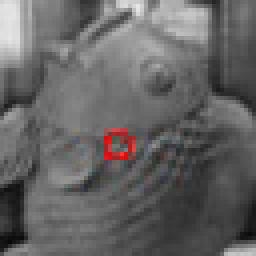
#> input picture fish.png, 64 x 64 px (shown 4 times larger)
$ jupyter execute --allow-errors 'Без названия.ipynb'   (shell and % lines are left out)
#> lines starting #> are read from the running program, lines starting #| are printed output that depends on the picture
[cell 1]
import os
import numpy as np
import matplotlib.pyplot as plt
import cv2

[cell 2]
img = cv2.imread('fish.png')
#> img is the input picture: shape (64, 64, 3); mean B, G, R 99.9, 99.8, 101.3
img = cv2.cvtColor(img, cv2.COLOR_BGR2RGB)

plt.imshow(img)
plt.show()
img = cv2.cvtColor(img, cv2.COLOR_BGR2GRAY)
#> img: shape (64, 64)

# Фильтр - сама картинка

[cell 3]
img_fft = np.fft.fft2(img)
correl_fft = img_fft * np.conj(img_fft)
correl = np.fft.ifft2(correl_fft)
correl = np.fft.fftshift(correl)
correl_view = np.abs(correl)
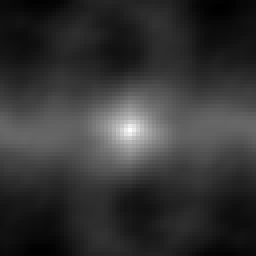
#> correl_view: shape (64, 64) float64 (shown 4 times larger); min 39588938, max 46383729, mean 40974201.2; drawn with min black and max white

plt.imshow(correl_view)
plt.title('Корреляционная матрица')
plt.show()

# Фильтр - предобработанная картинка

[cell 4]
def preprocess(image):
    image = image.astype('float32')

    # Логарифм для увеличения чувствительности к тёмным оттенкам
    image = np.log(1 + image)
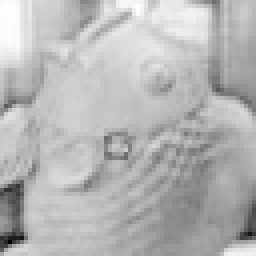
#> image: shape (64, 64) float32 (shown 4 times larger); min 2.3, max 5.44, mean 4.55; drawn with min black and max white

    # Нормализация до среднего арифметического 0 и нормы 1
    mu = np.mean(image)
#> mu = 4.55
    sigma = np.std(image - mu)
#> sigma = 0.385
    image = (image - mu) / sigma

    def sin2dwin(z):
        """ Создаёт маску 'виньетки' для изображения """
        xaxis = np.arange(z.shape[0])
#> xaxis = 64 values from 0 to 63
        yaxis = np.arange(z.shape[1])
#> yaxis = 64 values from 0 to 63
        x, y = np.meshgrid(xaxis, yaxis)
        wx = np.pi / x.shape[0]
#> wx = 0.0491
        wy = np.pi / x.shape[1]
#> wy = 0.0491
        return np.sin(wx * x) * np.sin(wy * y)

    # Добавляем 'виньетку'
    window = sin2dwin(image)
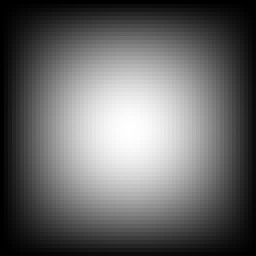
#> window: shape (64, 64) float64 (shown 4 times larger); min 0, max 1, mean 0.405
    image *= window
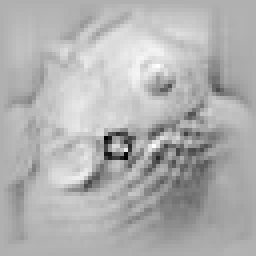
#> image: shape (64, 64) float32 (shown 4 times larger); min -2.25, max 0.998, mean 0.00717; drawn with min black and max white

    return image

[cell 5]
preprocessed_img = preprocess(img)

plt.imshow(preprocessed_img, cmap='gray')
plt.show()

[cell 6]
img_fft = np.fft.fft2(img)
preprocessed_img_fft = np.fft.fft2(preprocessed_img)
correl_fft = img_fft * np.conj(preprocessed_img_fft)
correl = np.fft.ifft2(correl_fft)
correl = np.fft.fftshift(correl)
correl_view = np.abs(correl)
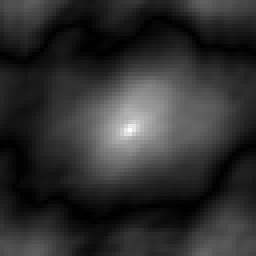
#> correl_view: shape (64, 64) float64 (shown 4 times larger); min 6.48, max 39306.4, mean 7396.3; drawn with min black and max white

plt.imshow(correl_view)
plt.title('Корреляционная матрица')
plt.show()

# Фильтр - фильтр

[cell 7]
def get_desired_correl(image_resolution, sigma=2.0):
    """ Генерирует g с плотным (sigma=2.0) пиком гаусовой формы в центре """
    xaxis = np.arange(image_resolution[0])
    yaxis = np.arange(image_resolution[1])
    x, y = np.meshgrid(xaxis, yaxis)

    center = 0.5 * image_resolution
    norm1 = 1 / np.sqrt(2 * np.pi * sigma)
    norm2 = 1 / (2 * sigma ** 2)
    desired_correl = norm1 * np.exp(-(np.square(x - center[0]) + np.square(y - center[1])) * norm2)

    return desired_correl

[cell 8]
img_resolution = np.array(img.shape)
#> img_resolution = [64, 64]
desired_output = get_desired_correl(img_resolution)

plt.imshow(desired_output)
plt.title('Желаемый g')
plt.show()

[cell 9]
desired_output_fft = np.fft.fft2(desired_output)
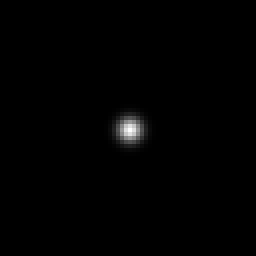
#> desired_output: shape (64, 64) float64 (shown 4 times larger); min 1.87e-112, max 0.282, mean 0.00173; drawn with min black and max white
img_fft = np.fft.fft2(img)
filter_conj_fft = desired_output_fft / img_fft

output_fft = img_fft * filter_conj_fft
output = np.fft.ifft2(output_fft)
# output = np.fft.fftshift(output)
output_view = np.abs(output)

plt.imshow(output_view)
plt.title('Корреляционная матрица')
plt.show()

# Работа с видео

## Без предобработки

[cell 10]
cap = cv2.VideoCapture('test video 464x464.mp4')

retval, first_frame = cap.read()
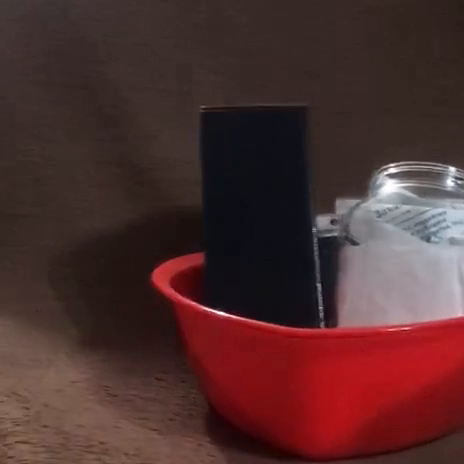
#> input picture frame 29 of test video 464x464.mp4, 464 x 464 px
#> first_frame is the input picture: shape (464, 464, 3); mean B, G, R 46, 46.8, 78
first_frame = cv2.cvtColor(first_frame, cv2.COLOR_BGR2GRAY)
#> first_frame: shape (464, 464)

plt.imshow(first_frame, cmap='gray')
plt.title('Первый кадр')
plt.show()

[cell 11]
resolution = np.array(first_frame.shape)
#> resolution = [464, 464]
desired_output = get_desired_correl(resolution)

plt.imshow(desired_output)
plt.title('Желаемый g')
plt.show()
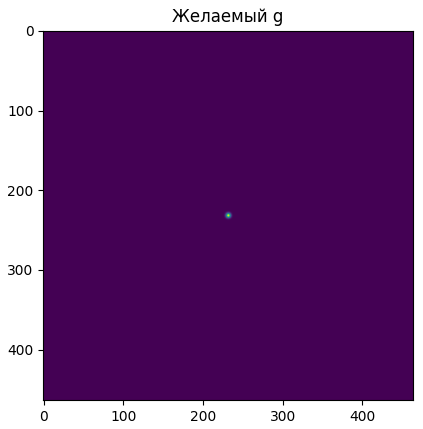
#> figure drawn by matplotlib, 1 panel

[cell 12]
# находим H*
desired_output_fft = np.fft.fft2(desired_output)
#> desired_output: shape (464, 464) float64
first_frame_fft = np.fft.fft2(first_frame)
filter_conj_fft = desired_output_fft / first_frame_fft

[cell 13]
output_fft = first_frame_fft * filter_conj_fft
output = np.fft.ifft2(output_fft)
output_view = np.abs(output)
#> output_view: shape (464, 464) float64

plt.imshow(output_view)
plt.title('Корреляционная матрица')
plt.show()

[cell 14]
retval, second_frame = cap.read()
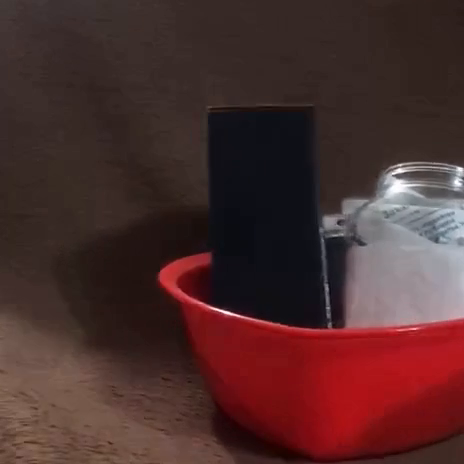
#> input picture frame 30 of test video 464x464.mp4, 464 x 464 px
#> second_frame is the input picture: shape (464, 464, 3); mean B, G, R 44.2, 45.3, 75.6
second_frame = cv2.cvtColor(second_frame, cv2.COLOR_BGR2GRAY)
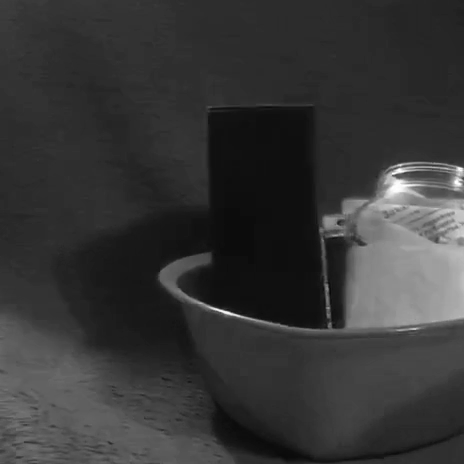
#> second_frame: shape (464, 464); min 9, max 255, mean 54.2

second_frame_fft = np.fft.fft2(second_frame)

output_fft = second_frame_fft * filter_conj_fft
output = np.fft.ifft2(output_fft)
output_view = np.abs(output)

plt.imshow(output_view)
plt.title('Корреляционная матрица')
plt.show()

[cell 15]
def get_filter_conj(frame):
    resolution = np.array(frame.shape)
#> resolution = [464, 464]
    desired_correl = get_desired_correl(resolution)  # получаем желаемую корреляцию
    desired_correl_fft = np.fft.fft2(desired_correl)
    frame_fft = np.fft.fft2(frame)
    filter_conj_fft = desired_correl_fft / frame_fft  # нашли комплексное сопряжение фильтра
    return filter_conj_fft

[cell 16]
path = 'correlations'
#> (the rest of this cell did not finish here and is left out)

[cell 17]
cap = cv2.VideoCapture('test video 464x464.mp4')  # создаём объект захвата видео

# получаем комплексное сопряжение фильтра для первого кадра
retval, frame = cap.read()  # читаем первый кадр
frame = cv2.cvtColor(frame, cv2.COLOR_BGR2GRAY)  # конвертируем в оттенки серого
filter_conj_fft = get_filter_conj(frame)  # вычисляем комплексное сопряжение фильтра

cap = cv2.VideoCapture('test video 464x464.mp4')  # создаём объект захвата видео
i = 0
shifts = []
while True:
    retval, frame = cap.read()
    if retval:
        # читаем кадр
        frame = cv2.cvtColor(frame, cv2.COLOR_BGR2GRAY)
        # вычисляем FFT кадра
        frame_fft = np.fft.fft2(frame)
        # находим корреляционную матрицу в FFT области
        correl_fft = frame_fft * filter_conj_fft
        # находим корреляционную матрицу с помощью IFFT
        correl = np.fft.ifft2(correl_fft)
        # находим абсолютные значения для отрисовки матрицы
        correl_view = 255 * np.abs(correl)
#> correl_view: shape (464, 464) float64
        correl_view = correl_view.astype('int8')
        # путь, куда сохраним картинку с корреляцией
        path = os.path.join('correlations', '{}.png'.format(i))
        # сохраняем картинку с корреляцией
        cv2.imwrite(path, correl_view)

        center = 0.5 * np.array(frame.shape)
#> center = [232, 232]
        peak = np.unravel_index(correl_view.argmax(), correl_view.shape)
#> peak = (232, 232)
        shift = peak - center
#> shift = [0, 0]
        shifts.append(shift)

        filter_conj_fft = get_filter_conj(frame)
        i += 1
    else:
        break
